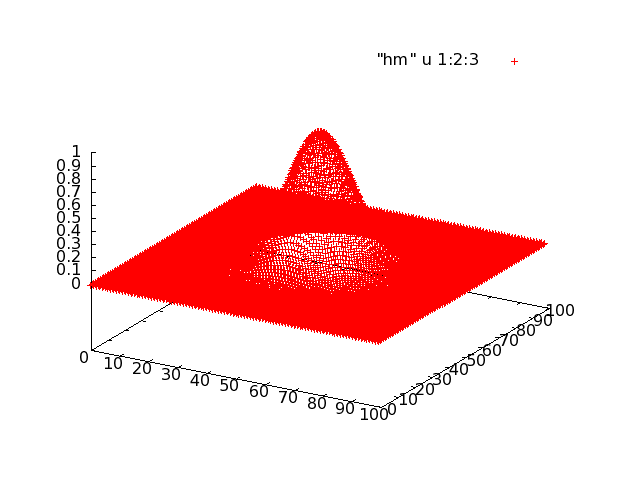

Here is the gnuplot script that generated this plot:
set term png
set output "plot.png"
splot "hm" u 1:2:3

